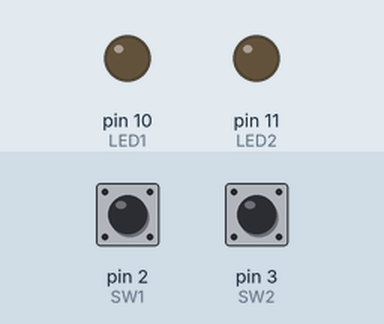
Bench run of a sketch on a simulated Arduino Uno, built with avr-gcc and run on an emulated ATmega328P. On the bench: output pins drawn as LEDs (lit = HIGH). Dashed ring = blinking. The test bench sets the inputs (shaded band); at power-on: pin 2 (SW1) LOW, pin 3 (SW2) LOW.

Above: at 1.2 s.
1.3 s: pin 2 (SW1) pulled HIGH for 1 s
At 1.45 s:
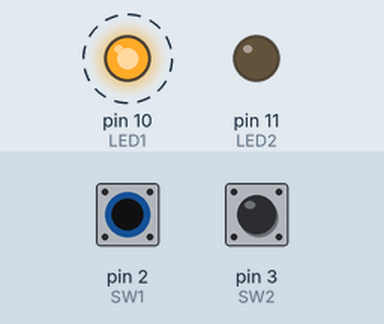
3.8 s: pin 3 (SW2) pulled HIGH for 3.2 s
At 8.1 s:
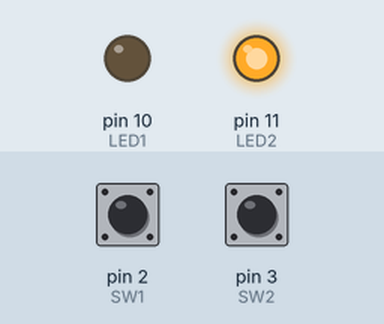
8.5 s: pin 2 (SW1) pulled HIGH for 0.15 s
At 9.5 s:
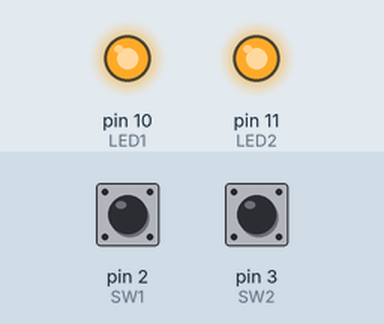
10.1 s: pin 2 (SW1) pulled HIGH for 3.2 s
At 10.55 s:
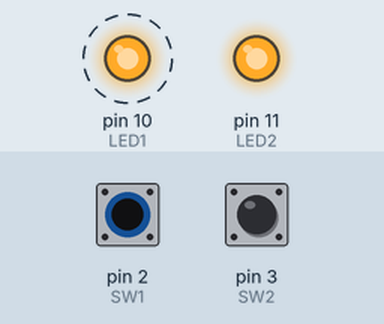
14.8 s: pin 3 (SW2) pulled HIGH for 0.15 s
At 15.5 s:
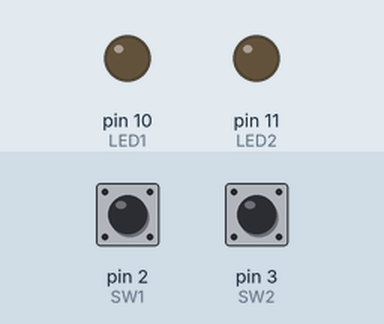
Timing chart, 0 to 17.4 s (numbered marks = the images above; inputs shaded):
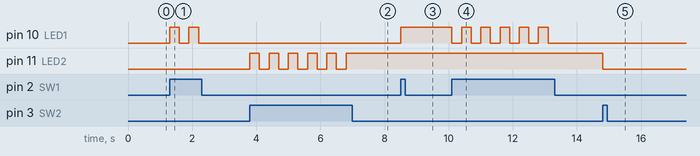

Measured:
- after the input at 1.3 s, pin 10 (LED1): alternates HIGH for 0.30 s and LOW for 0.30 s, 4 changes in all, then stays LOW, starting at once
- after the input at 3.8 s, pin 11 (LED2): alternates HIGH for 0.30 s and LOW for 0.30 s, 11 changes in all, then stays HIGH, starting at once
- after the input at 8.5 s, pin 10 (LED1): LOW → HIGH at once
- after the input at 10.1 s, pin 10 (LED1): alternates HIGH for 0.30 s and LOW for 0.30 s, 11 changes in all, then stays LOW, starting at once
- after the input at 14.8 s, pin 11 (LED2): HIGH → LOW at once

The sketch:

05_SW_LED_ON_OFF.ino
```cpp
const int SW1 = 2;
const int SW2 = 3;
const int LED1 = 10;
const int LED2 = 11;
int flag1 = 0;   // 0:OFF, 1:ON
int flag2 = 0;

void setup() {
  // put your setup code here, to run once:
  Serial.begin(115200);
  pinMode(SW1, INPUT);
  pinMode(SW2, INPUT);
  pinMode(LED1, OUTPUT);
  pinMode(LED2, OUTPUT);
  digitalWrite(LED1, LOW);
  digitalWrite(LED2, LOW);
}

void loop() {
  // put your main code here, to run repeatedly:
  int val1 = digitalRead(SW1);
  int val2 = digitalRead(SW2);
  if(val1 == 1){
    if(flag1 == 0){
      digitalWrite(LED1, HIGH);
      flag1 = 1;
    }
    else{
      digitalWrite(LED1, LOW);
      flag1 = 0;
    }
    delay(300);
  }
  if(val2 == 1){
    if(flag2 == 0){
      digitalWrite(LED2, HIGH);
      flag2 = 1;
    }
    else{
      digitalWrite(LED2, LOW);
      flag2 = 0;
    }
    delay(300);
  }
}
```
